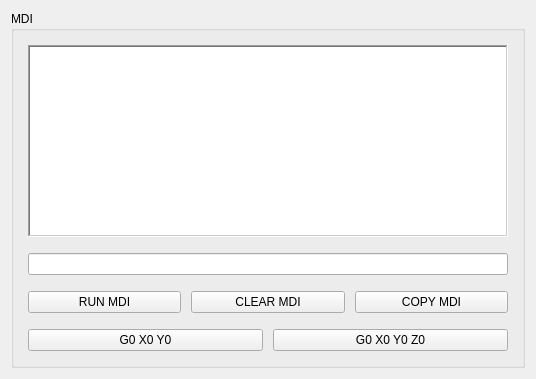
      <widget class="QWidget" name="tab_3">
       <attribute name="title">
        <string>MDI</string>
       </attribute>
       <layout class="QVBoxLayout" name="verticalLayout_9">
        <item>
         <widget class="QGroupBox" name="groupBox_12">
          <property name="title">
           <string>MDI</string>
          </property>
          <layout class="QVBoxLayout" name="verticalLayout_8" stretch="0,0,0,0">
           <item>
            <widget class="QFrame" name="frame_28">
             <layout class="QHBoxLayout" name="horizontalLayout_17" stretch="0">
              <property name="leftMargin">
               <number>5</number>
              </property>
              <property name="topMargin">
               <number>5</number>
              </property>
              <property name="rightMargin">
               <number>5</number>
              </property>
              <property name="bottomMargin">
               <number>5</number>
              </property>
              <item>
               <widget class="QListWidget" name="mdi_history_lw">
                <property name="sizePolicy">
                 <sizepolicy hsizetype="Expanding" vsizetype="Expanding">
                  <horstretch>10</horstretch>
                  <verstretch>10</verstretch>
                 </sizepolicy>
                </property>
                <property name="minimumSize">
                 <size>
                  <width>0</width>
                  <height>0</height>
                 </size>
                </property>
                <property name="maximumSize">
                 <size>
                  <width>800</width>
                  <height>800</height>
                 </size>
                </property>
                <property name="frameShape">
                 <enum>QFrame::WinPanel</enum>
                </property>
               </widget>
              </item>
             </layout>
            </widget>
           </item>
           <item>
            <widget class="QFrame" name="frame_29">
             <layout class="QHBoxLayout" name="horizontalLayout_18" stretch="0">
              <property name="leftMargin">
               <number>5</number>
              </property>
              <property name="topMargin">
               <number>5</number>
              </property>
              <property name="rightMargin">
               <number>5</number>
              </property>
              <property name="bottomMargin">
               <number>5</number>
              </property>
              <item>
               <widget class="QLineEdit" name="mdi_command_le">
                <property name="minimumSize">
                 <size>
                  <width>480</width>
                  <height>0</height>
                 </size>
                </property>
                <property name="input" stdset="0">
                 <string>keyboard</string>
                </property>
               </widget>
              </item>
             </layout>
            </widget>
           </item>
           <item>
            <widget class="QFrame" name="frame_30">
             <layout class="QHBoxLayout" name="horizontalLayout_19" stretch="1,1,1">
              <property name="spacing">
               <number>10</number>
              </property>
              <property name="leftMargin">
               <number>5</number>
              </property>
              <property name="topMargin">
               <number>5</number>
              </property>
              <property name="rightMargin">
               <number>5</number>
              </property>
              <property name="bottomMargin">
               <number>5</number>
              </property>
              <item>
               <widget class="QPushButton" name="run_mdi_pb">
                <property name="minimumSize">
                 <size>
                  <width>120</width>
                  <height>0</height>
                 </size>
                </property>
                <property name="text">
                 <string>RUN MDI</string>
                </property>
               </widget>
              </item>
              <item>
               <widget class="QPushButton" name="clear_mdi_history_pb">
                <property name="minimumSize">
                 <size>
                  <width>120</width>
                  <height>0</height>
                 </size>
                </property>
                <property name="text">
                 <string>CLEAR MDI</string>
                </property>
               </widget>
              </item>
              <item>
               <widget class="QPushButton" name="copy_mdi_history_pb">
                <property name="minimumSize">
                 <size>
                  <width>120</width>
                  <height>0</height>
                 </size>
                </property>
                <property name="text">
                 <string>COPY MDI</string>
                </property>
               </widget>
              </item>
             </layout>
            </widget>
           </item>
           <item>
            <widget class="QFrame" name="frame_31">
             <layout class="QHBoxLayout" name="horizontalLayout_20" stretch="1,1">
              <property name="spacing">
               <number>10</number>
              </property>
              <property name="leftMargin">
               <number>5</number>
              </property>
              <property name="topMargin">
               <number>5</number>
              </property>
              <property name="rightMargin">
               <number>5</number>
              </property>
              <property name="bottomMargin">
               <number>5</number>
              </property>
              <item>
               <widget class="QPushButton" name="pushButton_17">
                <property name="minimumSize">
                 <size>
                  <width>120</width>
                  <height>0</height>
                 </size>
                </property>
                <property name="text">
                 <string>G0 X0 Y0</string>
                </property>
                <property name="function" stdset="0">
                 <string>mdi</string>
                </property>
                <property name="command" stdset="0">
                 <string>G90 G0 X0 Y0</string>
                </property>
               </widget>
              </item>
              <item>
               <widget class="QPushButton" name="pushButton_8">
                <property name="minimumSize">
                 <size>
                  <width>120</width>
                  <height>0</height>
                 </size>
                </property>
                <property name="text">
                 <string>G0 X0 Y0 Z0</string>
                </property>
                <property name="function" stdset="0">
                 <string>mdi</string>
                </property>
                <property name="command" stdset="0">
                 <string>G90 G0 X0 Y0 Z0</string>
                </property>
               </widget>
              </item>
             </layout>
            </widget>
           </item>
          </layout>
         </widget>
        </item>
       </layout>
      </widget>
